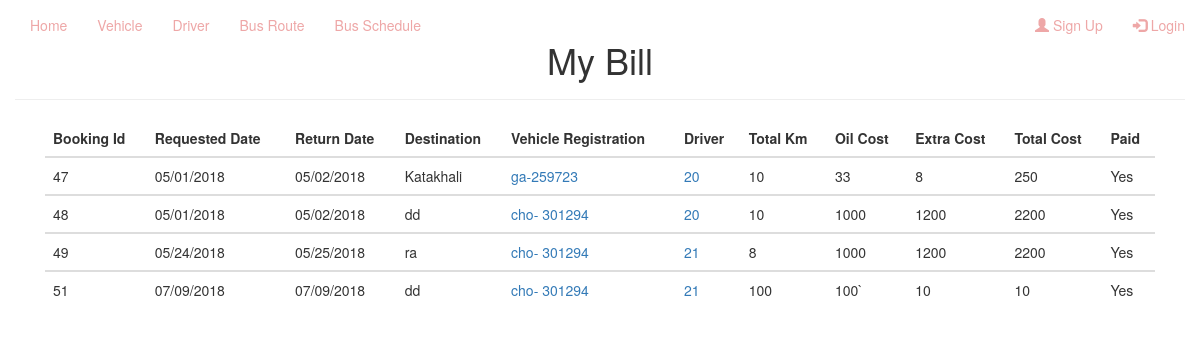
The page /mybill.php?id=fahad on the database its author committed.
### tables this page shows
CREATE TABLE `tripcost` (
  `id` int(11) NOT NULL,
  `booking_id` varchar(50) NOT NULL,
  `username` varchar(100) NOT NULL,
  `total_km` varchar(11) NOT NULL,
  `oil_cost` varchar(11) NOT NULL,
  `extra_cost` varchar(11) NOT NULL,
  `total_cost` varchar(11) NOT NULL,
  `paid` int(11) NOT NULL
);

CREATE TABLE `booking` (
  `booking_id` int(11) NOT NULL,
  `name` varchar(255) NOT NULL,
  `username` varchar(100) NOT NULL,
  `department` varchar(100) NOT NULL,
  `type` varchar(8) NOT NULL,
  `req_date` varchar(100) NOT NULL,
  `req_time` varchar(100) NOT NULL,
  `ret_date` varchar(100) NOT NULL,
  `ret_time` varchar(100) NOT NULL,
  `destination` varchar(100) NOT NULL,
  `pickup_point` varchar(100) NOT NULL,
  `resons` varchar(255) NOT NULL,
  `email` varchar(50) NOT NULL,
  `mobile` int(14) NOT NULL,
  `confirmation` int(11) NOT NULL,
  `veh_reg` varchar(255) NOT NULL,
  `driverid` int(11) NOT NULL,
  `finished` int(11) NOT NULL,
  `paid` int(11) NOT NULL
);

### mybill.php (the view, shortened to what this page needs)
<?php
$username = $_GET['id'];
$connection = mysqli_connect("begl9q2aqo2yag9pw4jb-mysql.services.clever-cloud.com", "ubeptibrepcuncym", "NGuqOFbgyHyLwhJC67JL", "begl9q2aqo2yag9pw4jb");
$query = "SELECT booking.booking_id, booking.req_date,booking.`ret_date`, booking.`destination`, booking.`veh_reg`, booking.`driverid`, tripcost.total_km,tripcost.oil_cost, tripcost.extra_cost,tripcost.total_cost,tripcost.paid FROM `booking` LEFT JOIN `tripcost` ON booking.username=tripcost.username WHERE booking.username='$username' AND booking.booking_id=tripcost.booking_id;";
$result = mysqli_query($connection, $query);
?>
<!DOCTYPE html>
<html lang="en">
<head>
    <link rel="stylesheet" type="text/css" href="./slick/slick.css">
    <link rel="stylesheet" type="text/css" href="./slick/slick-theme.css">
    <link rel="stylesheet" href="https://maxcdn.bootstrapcdn.com/bootstrap/3.3.7/css/bootstrap.min.css">
    <link rel="stylesheet" href="animate.css">
    <link rel="stylesheet" href="style.css">
</head>
<body>
    <?php include 'navbar.php'; ?>
    <div class="container">
        <div class="row">
            <div class="page-header">
                <h1 style="text-align: center;">My Bill</h1>
            </div>
        </div>
        <div class="col-md-12">
            <table class="table">
                <thead>
                    <tr>
                        <th>Booking Id</th>
                        <th>Requested Date</th>
                        <th>Return Date</th>
                        <th>Destination</th>
                        <th>Vehicle Registration</th>
                        <th>Driver</th>
                        <th>Total Km</th>
                        <th>Oil Cost</th>
                        <th>Extra Cost</th>
                        <th>Total Cost</th>
                        <th>Paid</th>
                    </tr>
                </thead>
                <tbody>
                    <?php
                    while ($row = mysqli_fetch_assoc($result)) {
                    ?>
                        <tr>
                            <td><?php echo $row['booking_id']; ?></td>
                            <td><?php echo $row['req_date']; ?></td>
                            <td><?php echo $row['ret_date']; ?></td>
                            <td><?php echo $row['destination']; ?></td>
                            <td><a href="busprofile.php?busid=<?php echo $row['veh_reg'] ?>"><?php echo $row['veh_reg'] ?></a></td>
                            <td><a href="driverprofile.php?driverid=<?php echo $row['driverid'] ?>"><?php echo $row['driverid'] ?></a></td>
                            <td><?php echo $row['total_km']; ?></td>
                            <td><?php echo $row['oil_cost']; ?></td>
                            <td><?php echo $row['extra_cost']; ?></td>
                            <td><?php echo $row['total_cost']; ?></td>
                            <?php if ($row['paid'] == '0') { ?>
                                <td>No</td>
                            <?php } else { ?>
                                <td>Yes</td>
                            <?php }  ?>
                        </tr>
                </tbody>
            <?php } ?>
            </table>
        </div>
    </div>
</body>
</html>

### rows shown on the page
tripcost: booking.booking_id "47", booking.req_date "05/01/2018", booking.ret_date "05/02/2018", booking.destination "Katakhali", booking.veh_reg "ga-259723", booking.driverid "20", total_km "10", oil_cost "33", extra_cost "8", total_cost "250", paid "Yes"
tripcost: booking.booking_id "48", booking.req_date "05/01/2018", booking.ret_date "05/02/2018", booking.destination "dd", booking.veh_reg "cho- 301294", booking.driverid "20", total_km "10", oil_cost "1000", extra_cost "1200", total_cost "2200", paid "Yes"
tripcost: booking.booking_id "49", booking.req_date "05/24/2018", booking.ret_date "05/25/2018", booking.destination "ra", booking.veh_reg "cho- 301294", booking.driverid "21", total_km "8", oil_cost "1000", extra_cost "1200", total_cost "2200", paid "Yes"
tripcost: booking.booking_id "51", booking.req_date "07/09/2018", booking.ret_date "07/09/2018", booking.destination "dd", booking.veh_reg "cho- 301294", booking.driverid "21", total_km "100", oil_cost "100`", extra_cost "10", total_cost "10", paid "Yes"
